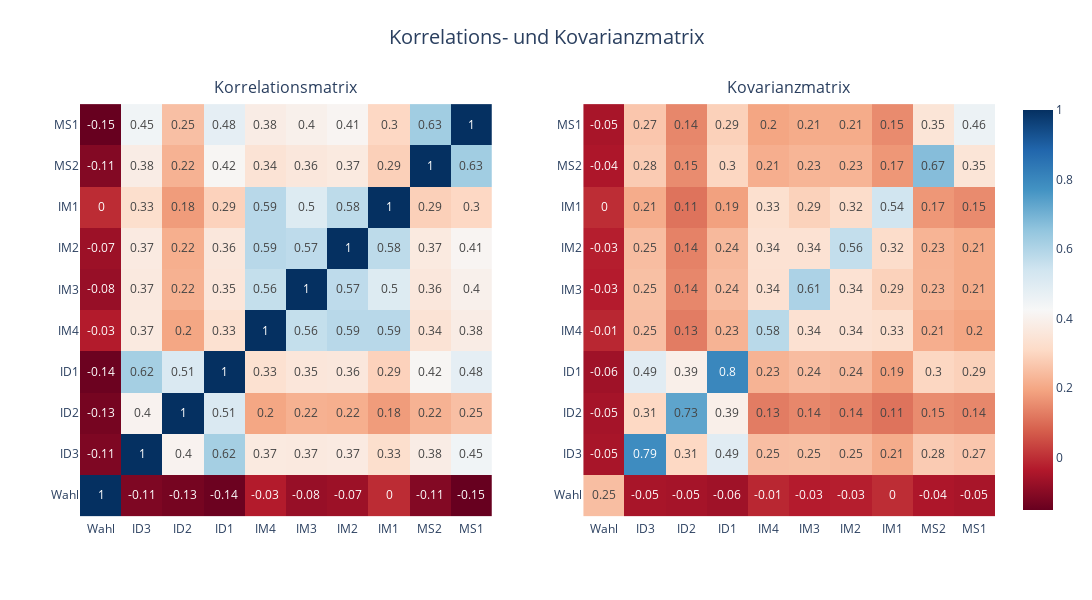

Here is the notebook cell this chart was saved with:
### Code cell
import plotly.graph_objs as go
from plotly.subplots import make_subplots

data_selection = data_selection[['Wahl', 'ID3', 'ID2', 'ID1', 'IM4', 'IM3', 'IM2', 'IM1', 'MS2', 'MS1']]
# Create trace for correlation matrix
trace1 = go.Heatmap(z=data_selection.corr(), x=data_selection.columns, y=data_selection.columns, coloraxis='coloraxis', text=data_selection.corr().round(2),texttemplate="%{text}")

# Create trace for covariance matrix
trace2 = go.Heatmap(z=data_selection.cov(), x=data_selection.columns, y=data_selection.columns, coloraxis='coloraxis', text=data_selection.cov().round(2),texttemplate="%{text}")

# Create subplot figure
fig = make_subplots(rows=1, cols=2, subplot_titles=('Korrelationsmatrix', 'Kovarianzmatrix'))

# Add traces to subplot figure
fig.add_trace(trace1, row=1, col=1)
fig.add_trace(trace2, row=1, col=2)

# Update subplot layout
fig.update_layout(
    coloraxis = {'colorscale':'RdBu'},
    yaxis = dict(scaleanchor = 'x'),
    yaxis2 = dict(scaleanchor = 'x2'),
    plot_bgcolor='rgba(0,0,0,0)',
    height=600, width=1100, title_text='Korrelations- und Kovarianzmatrix', title_x=0.5, title_y=0.95, title_font_size=20)

# Show plot
fig.show()

### Figure 1 — Plotly figure (JSON) as saved in the notebook; plotly's stock layout.template omitted (floating-point values rounded to 4 significant figures)
{"data": [{"coloraxis": "coloraxis", "text": [[1, -0.11, -0.13, -0.14, -0.03, -0.08, -0.07, 0, -0.11, -0.15], [-0.11, 1, 0.4, 0.62, 0.37, 0.37, 0.37, 0.33, 0.38, 0.45], [-0.13, 0.4, 1, 0.51, 0.2, 0.22, 0.22, 0.18, 0.22, 0.25], [-0.14, 0.62, 0.51, 1, 0.33, 0.35, 0.36, 0.29, 0.42, 0.48], [-0.03, 0.37, 0.2, 0.33, 1, 0.56, 0.59, 0.59, 0.34, 0.38], [-0.08, 0.37, 0.22, 0.35, 0.56, 1, 0.57, 0.5, 0.36, 0.4], [-0.07, 0.37, 0.22, 0.36, 0.59, 0.57, 1, 0.58, 0.37, 0.41], [0, 0.33, 0.18, 0.29, 0.59, 0.5, 0.58, 1, 0.29, 0.3], [-0.11, 0.38, 0.22, 0.42, 0.34, 0.36, 0.37, 0.29, 1, 0.63], [-0.15, 0.45, 0.25, 0.48, 0.38, 0.4, 0.41, 0.3, 0.63, 1]], "texttemplate": "%{text}", "type": "heatmap", "x": ["Wahl", "ID3", "ID2", "ID1", "IM4", "IM3", "IM2", "IM1", "MS2", "MS1"], "xaxis": "x", "y": ["Wahl", "ID3", "ID2", "ID1", "IM4", "IM3", "IM2", "IM1", "MS2", "MS1"], "yaxis": "y", "z": [[1, -0.1149, -0.1277, -0.1424, -0.03105, -0.07634, -0.06898, -0.003161, -0.1065, -0.15], [-0.1149, 1, 0.4047, 0.6207, 0.3705, 0.3668, 0.3726, 0.3255, 0.3815, 0.4454], [-0.1277, 0.4047, 1, 0.5119, 0.1982, 0.2205, 0.2158, 0.1806, 0.2226, 0.2513], [-0.1424, 0.6207, 0.5119, 1, 0.3341, 0.3548, 0.3592, 0.2918, 0.4164, 0.4797], [-0.03105, 0.3705, 0.1982, 0.3341, 1, 0.563, 0.5854, 0.5852, 0.343, 0.3807], [-0.07634, 0.3668, 0.2205, 0.3548, 0.563, 1, 0.5746, 0.5047, 0.3593, 0.3967], [-0.06898, 0.3726, 0.2158, 0.3592, 0.5854, 0.5746, 1, 0.5761, 0.3701, 0.4125], [-0.003161, 0.3255, 0.1806, 0.2918, 0.5852, 0.5047, 0.5761, 1, 0.2863, 0.3045], [-0.1065, 0.3815, 0.2226, 0.4164, 0.343, 0.3593, 0.3701, 0.2863, 1, 0.628], [-0.15, 0.4454, 0.2513, 0.4797, 0.3807, 0.3967, 0.4125, 0.3045, 0.628, 1]]}, {"coloraxis": "coloraxis", "text": [[0.25, -0.05, -0.05, -0.06, -0.01, -0.03, -0.03, 0, -0.04, -0.05], [-0.05, 0.79, 0.31, 0.49, 0.25, 0.25, 0.25, 0.21, 0.28, 0.27], [-0.05, 0.31, 0.73, 0.39, 0.13, 0.14, 0.14, 0.11, 0.15, 0.14], [-0.06, 0.49, 0.39, 0.8, 0.23, 0.24, 0.24, 0.19, 0.3, 0.29], [-0.01, 0.25, 0.13, 0.23, 0.58, 0.34, 0.34, 0.33, 0.21, 0.2], [-0.03, 0.25, 0.14, 0.24, 0.34, 0.61, 0.34, 0.29, 0.23, 0.21], [-0.03, 0.25, 0.14, 0.24, 0.34, 0.34, 0.56, 0.32, 0.23, 0.21], [0, 0.21, 0.11, 0.19, 0.33, 0.29, 0.32, 0.54, 0.17, 0.15], [-0.04, 0.28, 0.15, 0.3, 0.21, 0.23, 0.23, 0.17, 0.67, 0.35], [-0.05, 0.27, 0.14, 0.29, 0.2, 0.21, 0.21, 0.15, 0.35, 0.46]], "texttemplate": "%{text}", "type": "heatmap", "x": ["Wahl", "ID3", "ID2", "ID1", "IM4", "IM3", "IM2", "IM1", "MS2", "MS1"], "xaxis": "x2", "y": ["Wahl", "ID3", "ID2", "ID1", "IM4", "IM3", "IM2", "IM1", "MS2", "MS1"], "yaxis": "y2", "z": [[0.2479, -0.05071, -0.05431, -0.06344, -0.01177, -0.02951, -0.02573, -0.001152, -0.04337, -0.05045], [-0.05071, 0.7867, 0.3057, 0.4925, 0.2492, 0.252, 0.2466, 0.2104, 0.276, 0.2662], [-0.05431, 0.3057, 0.7307, 0.3907, 0.1275, 0.1448, 0.1365, 0.1117, 0.1541, 0.1444], [-0.06344, 0.4925, 0.3907, 0.8018, 0.2251, 0.2443, 0.2378, 0.1888, 0.3019, 0.2887], [-0.01177, 0.2492, 0.1275, 0.2251, 0.5841, 0.3362, 0.3381, 0.3301, 0.2143, 0.1971], [-0.02951, 0.252, 0.1448, 0.2443, 0.3362, 0.6067, 0.3385, 0.2898, 0.2288, 0.2089], [-0.02573, 0.2466, 0.1365, 0.2378, 0.3381, 0.3385, 0.5648, 0.3199, 0.2271, 0.2091], [-0.001152, 0.2104, 0.1117, 0.1888, 0.3301, 0.2898, 0.3199, 0.5386, 0.1719, 0.151], [-0.04337, 0.276, 0.1541, 0.3019, 0.2143, 0.2288, 0.2271, 0.1719, 0.6728, 0.3492], [-0.05045, 0.2662, 0.1444, 0.2887, 0.1971, 0.2089, 0.2091, 0.151, 0.3492, 0.4569]]}], "layout": {"annotations": [{"font": {"size": 16}, "showarrow": false, "text": "Korrelationsmatrix", "x": 0.225, "xanchor": "center", "xref": "paper", "y": 1, "yanchor": "bottom", "yref": "paper"}, {"font": {"size": 16}, "showarrow": false, "text": "Kovarianzmatrix", "x": 0.775, "xanchor": "center", "xref": "paper", "y": 1, "yanchor": "bottom", "yref": "paper"}], "coloraxis": {"colorscale": [[0, "rgb(103,0,31)"], [0.1, "rgb(178,24,43)"], [0.2, "rgb(214,96,77)"], [0.3, "rgb(244,165,130)"], [0.4, "rgb(253,219,199)"], [0.5, "rgb(247,247,247)"], [0.6, "rgb(209,229,240)"], [0.7, "rgb(146,197,222)"], [0.8, "rgb(67,147,195)"], [0.9, "rgb(33,102,172)"], [1, "rgb(5,48,97)"]]}, "height": 600, "plot_bgcolor": "rgba(0,0,0,0)", "title": {"font": {"size": 20}, "text": "Korrelations- und Kovarianzmatrix", "x": 0.5, "y": 0.95}, "width": 1100, "xaxis": {"anchor": "y", "domain": [0, 0.45]}, "xaxis2": {"anchor": "y2", "domain": [0.55, 1]}, "yaxis": {"anchor": "x", "domain": [0, 1], "scaleanchor": "x"}, "yaxis2": {"anchor": "x2", "domain": [0, 1], "scaleanchor": "x2"}}}
